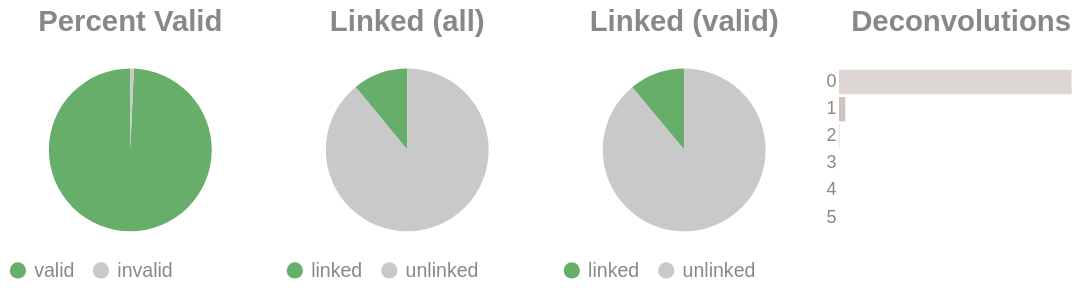

Here is the notebook cell this chart was saved with:
### Code cell
if SKIPLR:
    pass
else:
    clash = Counter()
    for i in valids['molecule'].to_list():
        _mol = i.split("-")
        if len(_mol) == 1:
            clash.update('0')
        else:
            clash.update(_mol[-1])

    _d = {"deconvolutions": [], 'count': []}
    for k,v in clash.items():
        _d['deconvolutions'].append(k)
        _d['count'].append(v)

    tot_valid = valids['reads'].sum()
    mask = valids['reads'] >= 2
    n_linked_reads = valids.filter(mask)['reads'].sum()
    if n_linked_reads == 0:
        print_html("No linked molecules (>=2 reads) were detected; skipping linked-only distributions.")
        SKIPLR = True
    else:
        perc_valid = round(tot_valid / n_reads, 4)
        linked_perc_abs = round(n_linked_reads / n_reads, 4)
        linked_perc = round(n_linked_reads / tot_valid, 4)

    _valid = pl.DataFrame({"valids": ['valid', 'invalid'], "count": [tot_valid, n_reads - tot_valid]})
    _linked_abs = pl.DataFrame({"linked (absolute)": ['linked', 'unlinked'], "count": [n_linked_reads, n_reads - n_linked_reads]})
    _linked_rel = pl.DataFrame({"linked (valids)": ['linked', 'unlinked'], "count": [n_linked_reads, tot_valid - n_linked_reads]})

    (
        alt.hconcat(
            piechart(_valid, goodval = 'valid', title = "Percent Valid"),
            piechart(_linked_abs, goodval = "linked", title =  "Linked (all)"),
            piechart(_linked_rel, goodval = "linked", title =  "Linked (valid)"),
            convolutionbar(pl.DataFrame(_d), title = "Deconvolutions"),
            center = True,
            bounds = 'flush'
        )
        .resolve_scale(color='independent')
        .resolve_legend('independent')
        .properties(usermeta={'embedOptions': {"actions": False}})
    ).display()

### Figure 1 — Vega-Lite specification as saved in the notebook (floating-point values rounded to 4 significant figures)
{"width": "container", "height": 400, "config": {"title": {"anchor": "start", "dy": -15, "fontSize": 18, "color": "#888888", "subtitleColor": "#888888", "subtitleFontSize": 14}, "arc": {"fill": "#0072B2"}, "axis": {"domainColor": "#888888", "domainWidth": 0.5, "gridWidth": 0.2, "grid": false, "titleFontWeight": 400, "titleFontSize": 15, "labelFontSize": 11, "labelColor": "#888888", "tickColor": "#888888", "tickWidth": 0.2, "titleColor": "#888888"}, "axisBand": {"grid": false}, "axisX": {"grid": true, "tickSize": 10, "domainCap": "round"}, "axisY": {"domain": false, "grid": true, "tickSize": 0, "domainCap": "round"}, "background": "transparent", "header": {"labelFontSize": 15, "labelColor": "#888888", "titleFontSize": 15, "titleFontWeight": 600, "titleColor": "#888888"}, "legend": {"labelFont": "sans-serif", "labelFontSize": 12, "labelColor": "#888888", "symbolSize": 100, "symbolType": "circle", "titleFontSize": 12, "titlePadding": 10, "titleColor": "#888888", "title": null}, "range": {"category": ["#E69F00", "#56B4E9", "#009E73", "#F0E442", "#0072B2", "#D55E00", "#CC79A7", "#000000"], "diverging": ["#cfe8f3", "#a2d4ec", "#73bfe2", "#46abdb", "#1696d2", "#12719e"]}, "area": {"fill": "#0072B2", "fillOpacity": 0.7, "line": true, "strokeOpacity": 0.7}, "line": {"color": "#0072B2", "stroke": "#0072B2", "strokeWidth": 2}, "trail": {"color": "#0072B2", "stroke": "#0072B2", "strokeWidth": 0, "size": 1}, "point": {"filled": true, "fillOpacity": 1.0, "size": 95}, "text": {"color": "#888888", "fontSize": 11, "align": "right", "fontWeight": 400, "size": 11}, "bar": {"fill": "#0072B2", "stroke": null}, "view": {"stroke": null, "continuousWidth": 660, "continuousHeight": 400}}, "hconcat": [{"data": {"name": "data-3a336edf62f6da321d7414ad91417f8b"}, "mark": {"type": "arc"}, "encoding": {"color": {"field": "valids", "legend": {"orient": "bottom", "title": null}, "scale": {"domain": ["valid", "invalid"], "range": ["#68ae6b", "#C9C9C9"]}, "title": "Valids", "type": "nominal"}, "theta": {"field": "count", "type": "quantitative"}, "tooltip": [{"field": "valids", "title": "Valids", "type": "ordinal"}, {"field": "percent", "format": ".2%", "title": "Percent", "type": "quantitative"}, {"field": "count", "title": "Count", "type": "quantitative"}]}, "height": 100, "title": {"text": "Percent Valid", "align": "center", "anchor": "middle"}, "transform": [{"calculate": "datum.count / 2515030", "as": "percent"}], "width": 150}, {"data": {"name": "data-eddb1570991b2cd4a27a343e9cf753bc"}, "mark": {"type": "arc"}, "encoding": {"color": {"field": "linked (absolute)", "legend": {"orient": "bottom", "title": null}, "scale": {"domain": ["linked", "unlinked"], "range": ["#68ae6b", "#C9C9C9"]}, "title": "Linked (Absolute)", "type": "nominal"}, "theta": {"field": "count", "type": "quantitative"}, "tooltip": [{"field": "linked (absolute)", "title": "Linked (Absolute)", "type": "ordinal"}, {"field": "percent", "format": ".2%", "title": "Percent", "type": "quantitative"}, {"field": "count", "title": "Count", "type": "quantitative"}]}, "height": 100, "title": {"text": "Linked (all)", "align": "center", "anchor": "middle"}, "transform": [{"calculate": "datum.count / 2515030", "as": "percent"}], "width": 150}, {"data": {"name": "data-c52ca7cf948fd9656b80bbe7c4f072f2"}, "mark": {"type": "arc"}, "encoding": {"color": {"field": "linked (valids)", "legend": {"orient": "bottom", "title": null}, "scale": {"domain": ["linked", "unlinked"], "range": ["#68ae6b", "#C9C9C9"]}, "title": "Linked (Valids)", "type": "nominal"}, "theta": {"field": "count", "type": "quantitative"}, "tooltip": [{"field": "linked (valids)", "title": "Linked (Valids)", "type": "ordinal"}, {"field": "percent", "format": ".2%", "title": "Percent", "type": "quantitative"}, {"field": "count", "title": "Count", "type": "quantitative"}]}, "height": 100, "title": {"text": "Linked (valid)", "align": "center", "anchor": "middle"}, "transform": [{"calculate": "datum.count / 2497645", "as": "percent"}], "width": 150}, {"data": {"name": "data-fe8e373a7e2c4d5de4c0ebd9494d0070"}, "mark": {"type": "bar"}, "encoding": {"color": {"field": "deconvolutions", "legend": null, "scale": {"scheme": "lightgreyred"}, "type": "nominal"}, "tooltip": [{"field": "deconvolutions", "title": "Deconvolutions", "type": "ordinal"}, {"field": "percent", "format": ".2%", "title": "Percent", "type": "quantitative"}, {"field": "count", "title": "Count", "type": "quantitative"}], "x": {"axis": null, "field": "count", "type": "quantitative"}, "y": {"field": "deconvolutions", "sort": "ascending", "title": null, "type": "nominal"}}, "height": 100, "title": {"text": "Deconvolutions", "align": "center", "anchor": "middle"}, "transform": [{"calculate": "datum.count / 2350928", "as": "percent"}], "width": 150}], "bounds": "flush", "center": true, "resolve": {"legend": {"angle": "independent"}, "scale": {"color": "independent"}}, "usermeta": {"embedOptions": {"actions": false}}, "$schema": "https://vega.github.io/schema/vega-lite/v6.1.0.json", "datasets": {"data-3a336edf62f6da321d7414ad91417f8b": [{"valids": "valid", "count": 2497645}, {"valids": "invalid", "count": 17385}], "data-eddb1570991b2cd4a27a343e9cf753bc": [{"linked (absolute)": "linked", "count": 275250}, {"linked (absolute)": "unlinked", "count": 2239780}], "data-c52ca7cf948fd9656b80bbe7c4f072f2": [{"linked (valids)": "linked", "count": 275250}, {"linked (valids)": "unlinked", "count": 2222395}], "data-fe8e373a7e2c4d5de4c0ebd9494d0070": [{"deconvolutions": "0", "count": 2285335}, {"deconvolutions": "1", "count": 62117}, {"deconvolutions": "2", "count": 3213}, {"deconvolutions": "3", "count": 238}, {"deconvolutions": "4", "count": 24}, {"deconvolutions": "5", "count": 1}]}}
